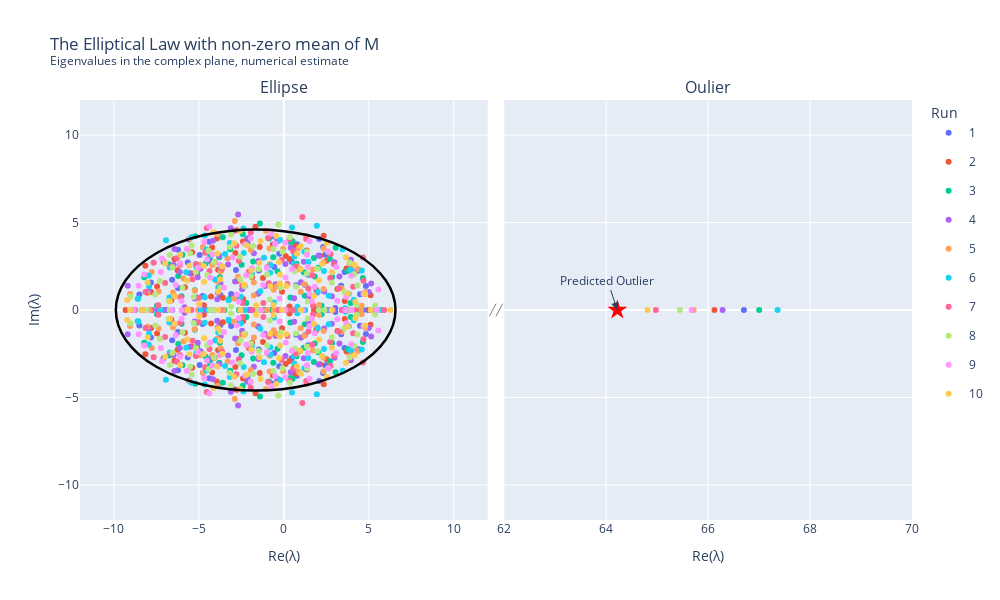

Notebook code cell kept with this figure:
### Code cell
# plot data
df1 = appended_data[appended_data['re']<20]
df2 = appended_data[appended_data['re']>20]

# organize datafames with different x-axes in a dict
dfs = {'df1': df1,
       'df2': df2
}

# subplot setup
colors = px.colors.qualitative.Plotly
fig = make_subplots(rows=1, cols=len(dfs.keys()), horizontal_spacing = 0.02, subplot_titles=("Ellipse", "Oulier"))
fig.update_layout(title = "Broken / discontinued / gapped x-axis")

# Assign columns from dataframes in dict to the correct subplot
for i, dfd in enumerate(dfs, start =1):
    for j, run in enumerate(dfs[dfd]['run'].unique()):
        df_ = dfs[dfd]
        df_ = df_[df_['run']==run]
        fig.add_trace(go.Scatter(x=df_['re'],
                        y=df_['im'],
                        mode = 'markers',
                        name=run,
                        marker_color=colors[j],
                        legendgroup = run,
                        showlegend = True if i == 1 else False,
                        ), row=1, col=i)

# ellipse
fig.add_shape(type="circle",
    xref="x", yref="y",
    x0=x0, y0=y0, x1=x1, y1=y1,
    line_color="black",
    line_width = 2.5
)

# predicted outlier 
fig.add_trace(go.Scatter(x=[out_lambda], y=[0], 
                        mode = 'markers',
                        marker_color = 'red',
                        marker_symbol = 'star',
                        showlegend=False,
                        marker_size = 15), row=1, col=2)

fig.add_annotation(x=out_lambda, y=0,
            text="Predicted Outlier",
            showarrow=True,
            arrowhead=2,
            arrowsize=1.5,
            arrowwidth=1,
            row=1, col=2)

# make the plot nice
fig.update_yaxes(range=[-12, 12], )
fig.update_yaxes(showticklabels=False, row=1, col=2)

fig.update_xaxes(range=[-12, 12], title_text='Re(λ)', row=1, col=1)
fig.update_xaxes(range=[62, 70], title_text='Re(λ)', row=1, col=2)

# a little aesthetic adjustment
fig.add_shape(type="line",
    x0=0.50, y0=0.5-0.015, x1=0.508, y1=0.5+0.015,
    line=dict(color="grey",width=1),
    xref = 'paper',
    yref = 'paper'
)

fig.add_shape(type="line",
    x0=0.492, y0=0.5-0.015, x1=0.5, y1=0.5+0.015,
    line=dict(color="grey",width=1),
    xref = 'paper',
    yref = 'paper'
)

# layout
fig.update_layout(
    height=600, width=1000, 
    title_text="The Elliptical Law with non-zero mean of M <br><sup>Eigenvalues in the complex plane, numerical estimate</sup>", 
    yaxis_title="Im(λ)",
    legend_title="Run")

if savegit: 
    path = "images/hw04_ellipticallaw_numerical.png"
    fig.write_image(path)
    display(Image(path))
    
else:
    fig.show()
